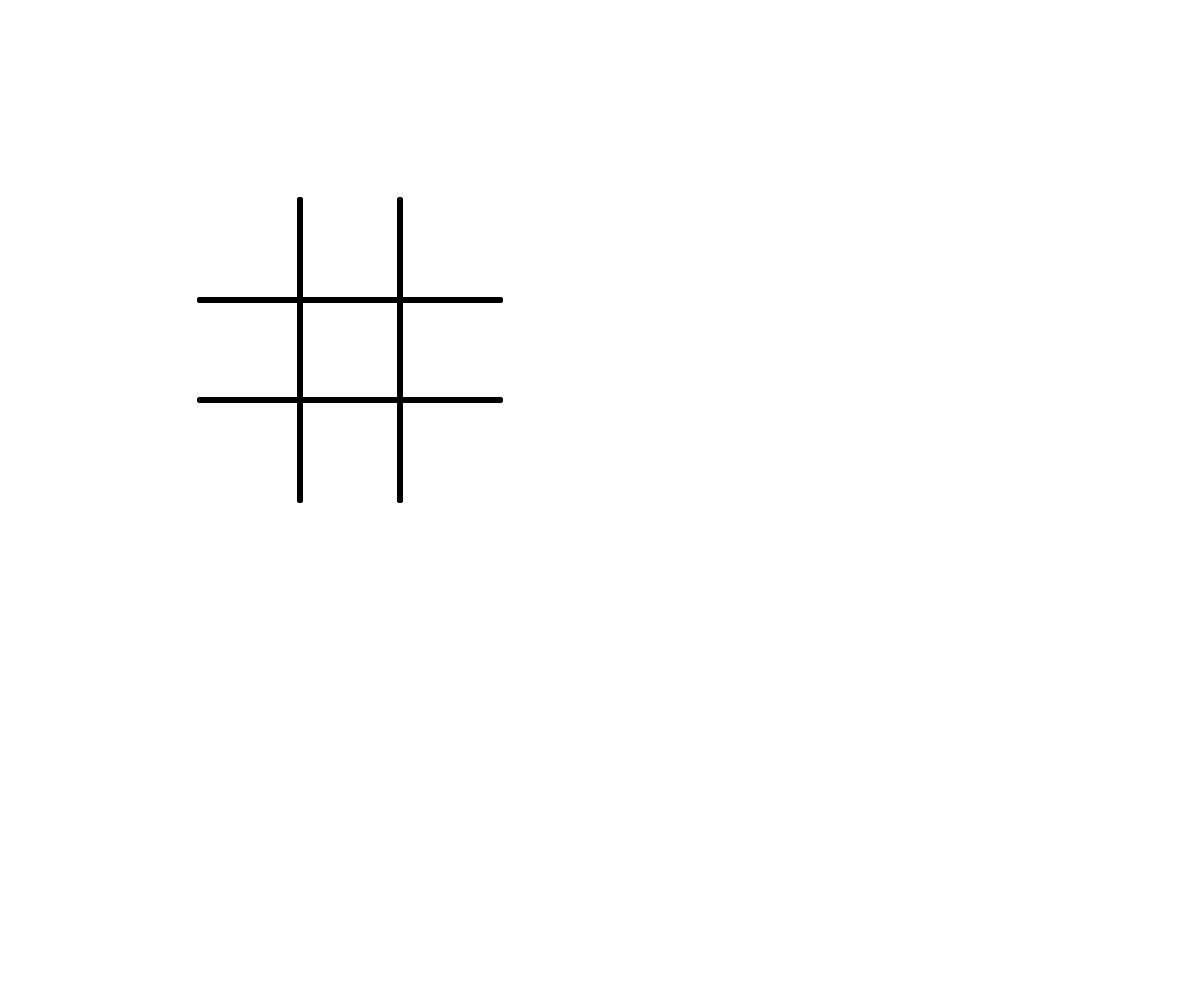
Frame 1 (no input)
Frame 60 (no input): identical to frame 1, image omitted
Frame 120 (the mouse pressed at the canvas centre since frame 60): identical to frame 1, image omitted

The p5.js sketch that drew this single still picture (run headless with seeded random() and noise() and a simulated clock; from frame 60 on, the mouse is pressed at the canvas centre):

// p5.js sketch
// ── sketch.js
// Tic Tac Toe w/ ai
// Hyder Shahzaib Ahmed
// 11/3/2023
//
// Resources: Coding Train Tutorial on Tic Tac Toe and Minimax
// Extra for Experts:
// - Utilized Minimaxer Algorithm/AI to be a player against the user

const cellSize = 100;
let Ypos = 200;
let Xpos = 200;

function setup() {
  createCanvas(windowWidth, windowHeight);
}

function draw() {
  background("white");
  drawGrid();
  drawX();
}

function drawGrid() {
  for (let y = 1; y < 3; y++) {
    for (let x = 1; x < 3; x++) {
      stroke("black");
      strokeWeight(6);
      line(x*cellSize+Xpos, Ypos, x*cellSize+Xpos, cellSize*3+Ypos); // vertical lines
      line(Xpos, y*cellSize+Ypos, cellSize*3+Xpos , y*cellSize+Ypos); // horizontal lines
    }
  }
}

function drawX(xpos, ypos){
  textSize(60);
  textFont("Arial");
  text("X", xpos+cellSize/2-25+Xpos, 70+Ypos+ypos);
}
